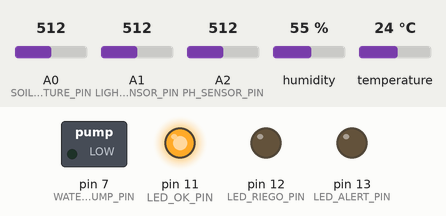
Recording of a sketch running on a simulated Arduino Uno, built with avr-gcc and run on an emulated ATmega328P. On the bench: switched loads named in the sketch (green lamp = pin HIGH), output pins drawn as LEDs (lit = HIGH). Inputs (shaded band) come from the test bench; at power-on: humidity 55 %, A0 (SOIL_MOISTURE_PIN) = 512, A1 (LIGHT_SENSOR_PIN) = 512, A2 (PH_SENSOR_PIN) = 512, temperature 24 °C. What the sketch prints to the serial monitor is not drawn.

Above: at 3.3 s.
3.4 s: humidity set to 41 %
12.4 s: humidity set to 38 %
At 15.1 s:
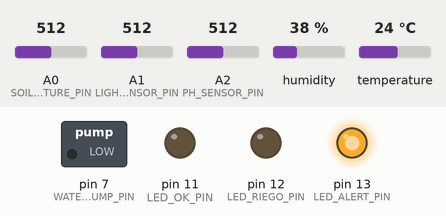
22.4 s: A0 (SOIL_MOISTURE_PIN) set to 307
31.4 s: A0 (SOIL_MOISTURE_PIN) set to 283
At 34.2 s:
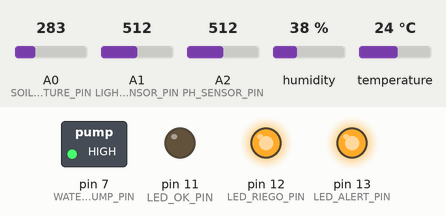
Timing chart, 0 to 70.2 s (numbered marks = the images above; inputs shaded):
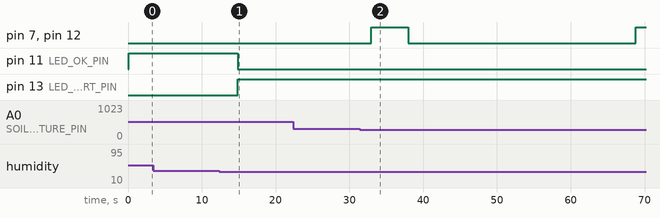

The sketch:

agricultura_inteligente.ino
```cpp
/*
 * =======================================================================
 * SISTEMA IOT DE AGRICULTURA INTELIGENTE
 * =======================================================================
 *
 * Descripción:
 * Sistema integrado de monitoreo agrícola que simula la implementación
 * de IoT e Inteligencia Artificial en una granja moderna. Monitorea
 * condiciones ambientales críticas y activa sistemas de riego automático.
 *
 * Componentes Simulados:
 * - Sensor DHT22 (Temperatura y Humedad Ambiental)
 * - Sensor de Humedad del Suelo (Capacitivo)
 * - Sensor de Luz (LDR - Fotoresistor)
 * - Sensor de pH del Suelo (Potenciómetro)
 * - Bomba de Riego (Relay/Motor)
 * - Sistema de Alertas (LEDs)
 *
 * Autor: Sistema de Agricultura Inteligente
 * Curso: Foro Semana 7 - Integración IoT e IA
 * Fecha: Diciembre 2025
 * =======================================================================
 */

// ========== LIBRERÍAS ==========
#include <DHT.h>

// ========== DEFINICIÓN DE PINES ==========
#define DHT_PIN 2              // Pin digital para sensor DHT22
#define DHT_TYPE DHT22         // Tipo de sensor DHT
#define SOIL_MOISTURE_PIN A0   // Pin analógico para sensor de humedad del suelo
#define LIGHT_SENSOR_PIN A1    // Pin analógico para fotoresistor (LDR)
#define PH_SENSOR_PIN A2       // Pin analógico para sensor de pH (simulado)
#define WATER_PUMP_PIN 7       // Pin digital para relay de bomba de agua
#define LED_ALERT_PIN 13       // LED de alerta (condiciones críticas)
#define LED_RIEGO_PIN 12       // LED indicador de riego activo
#define LED_OK_PIN 11          // LED indicador de condiciones óptimas

// ========== PARÁMETROS DE CULTIVO ==========
// Valores óptimos para cultivo genérico (ajustables según tipo de planta)
const float TEMP_MIN = 18.0;           // Temperatura mínima óptima (°C)
const float TEMP_MAX = 28.0;           // Temperatura máxima óptima (°C)
const float HUMIDITY_AIR_MIN = 40.0;   // Humedad ambiental mínima (%)
const float HUMIDITY_AIR_MAX = 70.0;   // Humedad ambiental máxima (%)
const int SOIL_MOISTURE_MIN = 300;     // Humedad suelo mínima (valor ADC)
const int SOIL_MOISTURE_MAX = 700;     // Humedad suelo óptima (valor ADC)
const int LIGHT_MIN = 300;             // Luz mínima necesaria (valor ADC)
const float PH_MIN = 6.0;              // pH mínimo del suelo
const float PH_MAX = 7.5;              // pH máximo del suelo

// ========== PARÁMETROS DE RIEGO ==========
const int RIEGO_DURACION = 5000;       // Duración del riego (ms)
const unsigned long RIEGO_COOLDOWN = 30000; // Tiempo mínimo entre riegos (ms)

// ========== VARIABLES GLOBALES ==========
DHT dht(DHT_PIN, DHT_TYPE);
unsigned long ultimoRiego = 0;
unsigned long ultimaLectura = 0;
const unsigned long INTERVALO_LECTURA = 2000; // Leer sensores cada 2 segundos

// Variables para algoritmo predictivo simple
float tempPromedio = 0;
float humedadSueloPromedio = 0;
int contadorLecturas = 0;

// ========== SETUP ==========
void setup() {
  // Inicializar comunicación serial
  Serial.begin(9600);
  Serial.println("===========================================");
  Serial.println("  SISTEMA DE AGRICULTURA INTELIGENTE");
  Serial.println("  Integracion IoT e IA");
  Serial.println("===========================================");
  Serial.println();

  // Inicializar sensor DHT
  dht.begin();

  // Configurar pines de salida
  pinMode(WATER_PUMP_PIN, OUTPUT);
  pinMode(LED_ALERT_PIN, OUTPUT);
  pinMode(LED_RIEGO_PIN, OUTPUT);
  pinMode(LED_OK_PIN, OUTPUT);

  // Estado inicial: todos apagados
  digitalWrite(WATER_PUMP_PIN, LOW);
  digitalWrite(LED_ALERT_PIN, LOW);
  digitalWrite(LED_RIEGO_PIN, LOW);
  digitalWrite(LED_OK_PIN, HIGH); // Sistema OK al inicio

  Serial.println("Sistema inicializado correctamente");
  Serial.println("Esperando estabilizacion de sensores...");
  delay(2000);
  Serial.println();
}

// ========== LOOP PRINCIPAL ==========
void loop() {
  unsigned long tiempoActual = millis();

  // Leer sensores en intervalos definidos
  if (tiempoActual - ultimaLectura >= INTERVALO_LECTURA) {
    ultimaLectura = tiempoActual;

    // ===== LECTURA DE SENSORES =====
    float temperatura = dht.readTemperature();
    float humedadAire = dht.readHumidity();
    int humedadSuelo = analogRead(SOIL_MOISTURE_PIN);
    int luz = analogRead(LIGHT_SENSOR_PIN);
    float pH = leerPH();

    // Validar lecturas del DHT
    if (isnan(temperatura) || isnan(humedadAire)) {
      Serial.println("ERROR: Fallo en lectura del sensor DHT");
      digitalWrite(LED_ALERT_PIN, HIGH);
      delay(500);
      digitalWrite(LED_ALERT_PIN, LOW);
      return;
    }

    // Actualizar promedios para algoritmo predictivo
    actualizarPromedios(temperatura, humedadSuelo);

    // ===== MOSTRAR DATOS EN MONITOR SERIAL =====
    mostrarDatosSensores(temperatura, humedadAire, humedadSuelo, luz, pH);

    // ===== ANÁLISIS DE CONDICIONES =====
    bool condicionesOptimas = true;

    // Análisis de temperatura
    if (temperatura < TEMP_MIN) {
      Serial.println("[ALERTA] Temperatura BAJA - Riesgo de estres termico");
      condicionesOptimas = false;
    } else if (temperatura > TEMP_MAX) {
      Serial.println("[ALERTA] Temperatura ALTA - Aumentar ventilacion");
      condicionesOptimas = false;
    }

    // Análisis de humedad ambiental
    if (humedadAire < HUMIDITY_AIR_MIN) {
      Serial.println("[ALERTA] Humedad ambiental BAJA - Riesgo de deshidratacion");
      condicionesOptimas = false;
    } else if (humedadAire > HUMIDITY_AIR_MAX) {
      Serial.println("[ALERTA] Humedad ambiental ALTA - Riesgo de hongos");
      condicionesOptimas = false;
    }

    // Análisis de humedad del suelo (CRÍTICO para riego)
    if (humedadSuelo < SOIL_MOISTURE_MIN) {
      Serial.println("[CRITICO] Humedad del suelo BAJA - Activando riego automatico");
      activarRiego(temperatura);
      condicionesOptimas = false;
    } else if (humedadSuelo > SOIL_MOISTURE_MAX) {
      Serial.println("[ADVERTENCIA] Humedad del suelo ALTA - Riesgo de pudricion raices");
      condicionesOptimas = false;
    }

    // Análisis de luz
    if (luz < LIGHT_MIN) {
      Serial.println("[ALERTA] Iluminacion INSUFICIENTE - Fotosintesis limitada");
      condicionesOptimas = false;
    }

    // Análisis de pH
    if (pH < PH_MIN) {
      Serial.println("[ALERTA] pH ACIDO - Considerar aplicacion de cal");
      condicionesOptimas = false;
    } else if (pH > PH_MAX) {
      Serial.println("[ALERTA] pH ALCALINO - Considerar acidificacion");
      condicionesOptimas = false;
    }

    // ===== PREDICCIÓN SIMPLE (Simulación de IA) =====
    if (contadorLecturas >= 10) {
      predecirNecesidadRiego(temperatura, humedadSuelo);
    }

    // ===== ACTUALIZAR INDICADORES LED =====
    if (condicionesOptimas) {
      digitalWrite(LED_OK_PIN, HIGH);
      digitalWrite(LED_ALERT_PIN, LOW);
      Serial.println("[INFO] Todas las condiciones dentro de parametros optimos");
    } else {
      digitalWrite(LED_OK_PIN, LOW);
      digitalWrite(LED_ALERT_PIN, HIGH);
    }

    Serial.println("-------------------------------------------");
    Serial.println();
  }
}

// ========== FUNCIONES AUXILIARES ==========

/**
 * Lee y convierte el valor del sensor de pH
 * En implementación real, requiere calibración específica
 */
float leerPH() {
  int lecturaAnalogica = analogRead(PH_SENSOR_PIN);
  // Conversión simplificada: mapear 0-1023 a rango pH 4.0-9.0
  float pH = map(lecturaAnalogica, 0, 1023, 40, 90) / 10.0;
  return pH;
}

/**
 * Activa el sistema de riego automático
 * Considera temperatura para ajustar duración
 */
void activarRiego(float temperatura) {
  unsigned long tiempoActual = millis();

  // Verificar cooldown (evitar riego excesivo)
  if (tiempoActual - ultimoRiego < RIEGO_COOLDOWN) {
    unsigned long tiempoRestante = (RIEGO_COOLDOWN - (tiempoActual - ultimoRiego)) / 1000;
    Serial.print("[INFO] Riego en cooldown. Tiempo restante: ");
    Serial.print(tiempoRestante);
    Serial.println(" segundos");
    return;
  }

  // Calcular duración ajustada según temperatura (mayor temp = más riego)
  int duracionAjustada = RIEGO_DURACION;
  if (temperatura > TEMP_MAX) {
    duracionAjustada = RIEGO_DURACION * 1.5; // 50% más tiempo si hace calor
    Serial.println("[IA] Temperatura alta detectada - Extendiendo tiempo de riego");
  }

  // Activar bomba de agua
  Serial.print("[ACCION] Activando sistema de riego por ");
  Serial.print(duracionAjustada / 1000);
  Serial.println(" segundos");

  digitalWrite(WATER_PUMP_PIN, HIGH);
  digitalWrite(LED_RIEGO_PIN, HIGH);

  delay(duracionAjustada);

  digitalWrite(WATER_PUMP_PIN, LOW);
  digitalWrite(LED_RIEGO_PIN, LOW);

  ultimoRiego = millis();
  Serial.println("[INFO] Riego completado");
}

/**
 * Actualiza promedios móviles para predicciones
 */
void actualizarPromedios(float temp, int humedadSuelo) {
  contadorLecturas++;
  tempPromedio = ((tempPromedio * (contadorLecturas - 1)) + temp) / contadorLecturas;
  humedadSueloPromedio = ((humedadSueloPromedio * (contadorLecturas - 1)) + humedadSuelo) / contadorLecturas;

  // Resetear contador cada 50 lecturas para adaptarse a cambios
  if (contadorLecturas > 50) {
    contadorLecturas = 25; // Mantener algo de histórico
  }
}

/**
 * Predicción simple de necesidad de riego
 * Simula algoritmo de ML considerando tendencias
 */
void predecirNecesidadRiego(float tempActual, int humedadActual) {
  // Calcular tasa de pérdida de humedad
  float tasaEvapotranspiracion = (tempActual - 20) * 0.05; // Simplificado

  // Estimar humedad en próximas horas
  float humedadPredicha = humedadActual - (tasaEvapotranspiracion * 10);

  if (humedadPredicha < SOIL_MOISTURE_MIN && humedadActual > SOIL_MOISTURE_MIN) {
    Serial.println("========================================");
    Serial.println("[IA PREDICTIVA] Analisis de tendencias:");
    Serial.print("  - Humedad actual: ");
    Serial.println(humedadActual);
    Serial.print("  - Humedad predicha (2h): ");
    Serial.println(humedadPredicha);
    Serial.println("  - RECOMENDACION: Riego preventivo sugerido");
    Serial.println("    para evitar estres hidrico inminente");
    Serial.println("========================================");
  }
}

/**
 * Muestra lecturas de sensores en formato organizado
 */
void mostrarDatosSensores(float temp, float humAire, int humSuelo, int luz, float pH) {
  Serial.println("┌─────────────────────────────────────────┐");
  Serial.println("│      LECTURAS DE SENSORES IoT           │");
  Serial.println("├─────────────────────────────────────────┤");

  Serial.print("│ Temperatura:        ");
  Serial.print(temp, 1);
  Serial.println(" °C          │");

  Serial.print("│ Humedad Ambiental:  ");
  Serial.print(humAire, 1);
  Serial.println(" %           │");

  Serial.print("│ Humedad Suelo:      ");
  Serial.print(humSuelo);
  Serial.print(" (");
  Serial.print(map(humSuelo, 0, 1023, 0, 100));
  Serial.println("%)      │");

  Serial.print("│ Luminosidad:        ");
  Serial.print(luz);
  Serial.print(" (");
  Serial.print(map(luz, 0, 1023, 0, 100));
  Serial.println("%)      │");

  Serial.print("│ pH del Suelo:       ");
  Serial.print(pH, 1);
  Serial.println("              │");

  Serial.println("└─────────────────────────────────────────┘");
}

/*
 * =======================================================================
 * NOTAS DE IMPLEMENTACIÓN EN TINKERCAD:
 * =======================================================================
 *
 * Para simular este sistema en Tinkercad:
 *
 * 1. SENSOR DHT22:
 *    - Usar componente "Temperature Sensor" (DHT22)
 *    - Conectar VCC a 5V, GND a GND, DATA al pin 2
 *    - Ajustar temperatura con el deslizador (simular día/noche)
 *
 * 2. SENSOR DE HUMEDAD DEL SUELO:
 *    - Usar POTENCIÓMETRO conectado a A0
 *    - Girar para simular diferentes niveles de humedad
 *    - Bajo valor = suelo seco, Alto valor = suelo húmedo
 *
 * 3. SENSOR DE LUZ (LDR):
 *    - Usar POTENCIÓMETRO o FOTORESISTOR conectado a A1
 *    - Simula diferentes niveles de iluminación
 *
 * 4. SENSOR DE pH:
 *    - Usar POTENCIÓMETRO conectado a A2
 *    - Simula diferentes niveles de acidez/alcalinidad
 *
 * 5. BOMBA DE AGUA:
 *    - Usar MOTOR DC con RELAY/TRANSISTOR en pin 7
 *    - O simplemente un LED para visualizar activación
 *
 * 6. LEDs INDICADORES:
 *    - LED ROJO (pin 13): Alerta general
 *    - LED AZUL (pin 12): Riego activo
 *    - LED VERDE (pin 11): Condiciones óptimas
 *
 * =======================================================================
 * ESCENARIOS DE PRUEBA:
 * =======================================================================
 *
 * ESCENARIO 1: Día caluroso y seco
 * - Temperatura DHT: 32°C
 * - Humedad suelo (A0): <300 (potenciómetro girado a bajo)
 * - Resultado esperado: Sistema activa riego automático extendido
 *
 * ESCENARIO 2: Noche fría y húmeda
 * - Temperatura DHT: 15°C
 * - Humedad suelo (A0): >700
 * - Resultado esperado: Alertas de temperatura baja y exceso de humedad
 *
 * ESCENARIO 3: Condiciones óptimas
 * - Temperatura: 22-25°C
 * - Humedad aire: 50-60%
 * - Humedad suelo: 400-600
 * - Luz: >300
 * - pH: 6.5-7.0
 * - Resultado esperado: LED verde encendido, sin alertas
 *
 * ESCENARIO 4: Suelo ácido
 * - pH (A2): <200 (equivale a pH ~6.0)
 * - Resultado esperado: Alerta de pH bajo, sugerir aplicar cal
 *
 * =======================================================================
 */
```

Measured:
- the behaviour switches between 40 and 39 % on humidity (found by bisection; images 0 and 1)
- the behaviour switches between 300 and 299 on A0 (SOIL_MOISTURE_PIN) (found by bisection; images 1 and 2)
- after the input at 3.4 s, every drawn part: stays the same
- after the input at 12.4 s, pin 11 (LED_OK_PIN): HIGH → LOW after 2.5 s; pin 13 (LED_ALERT_PIN): LOW → HIGH after 2.5 s
- after the input at 22.4 s, every drawn part: stays the same
- after the input at 31.4 s, pin 7 (WATER_PUMP_PIN), pin 12 (LED_RIEGO_PIN): LOW → HIGH after 1.6 s, → LOW 5.0 s later, → HIGH 30.8 s later
